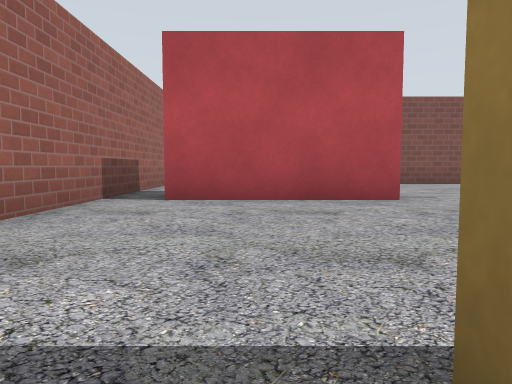
View 1 (above)

18 first-person views from a walk through a world built for the Gazebo simulator. The camera is 0.5 m above the floor, tilts 4° down and sees 70° across. The floor is counted in squares, 1 m on a side. Each view is taken from the middle of a square. On the plan, view 1 faces up. The plan holds only what a view shows up to about 9 squares ahead; the rest is blank. Gazebo's built-in surfaces are drawn with simple patterns.

View 2
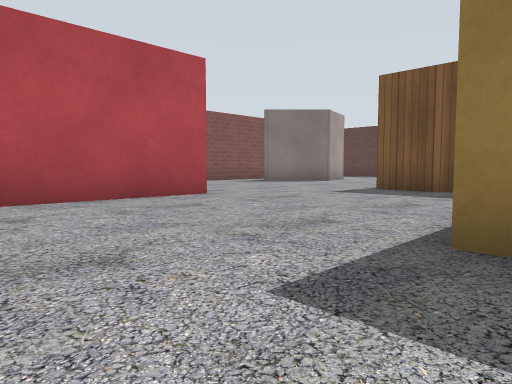

View 3
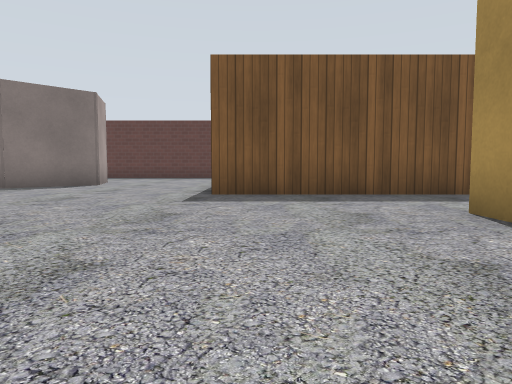

View 4
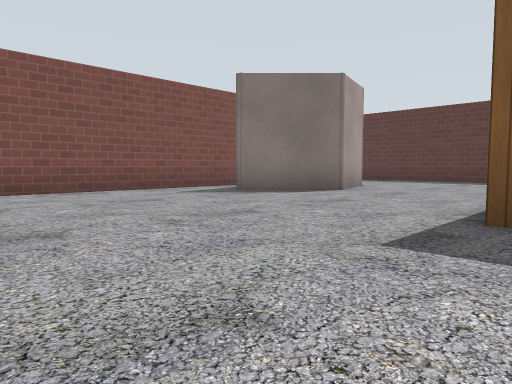

View 5
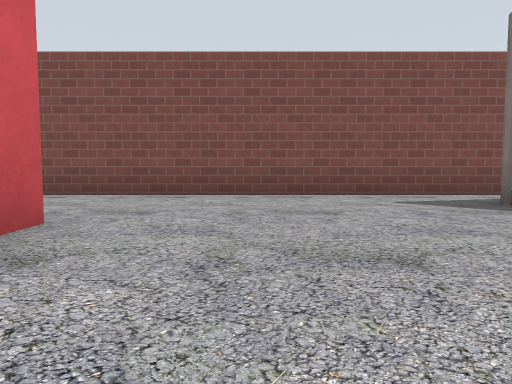

View 6
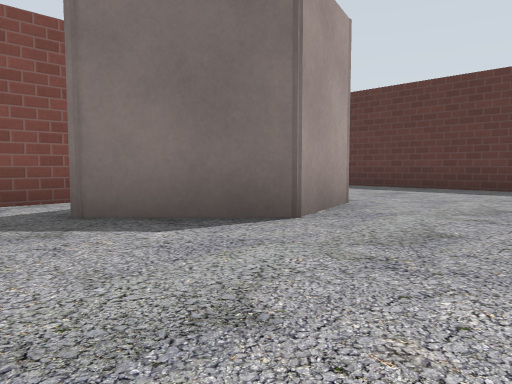

View 7
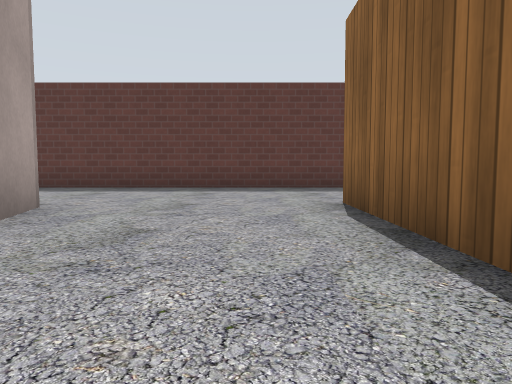

View 8
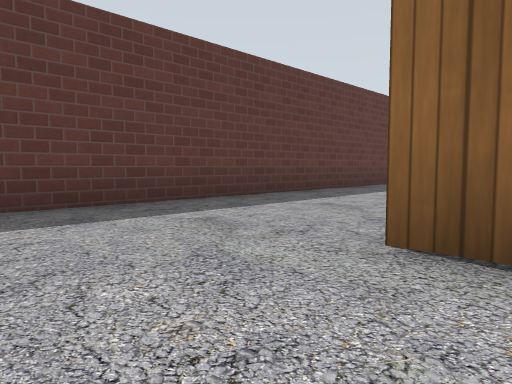

View 9
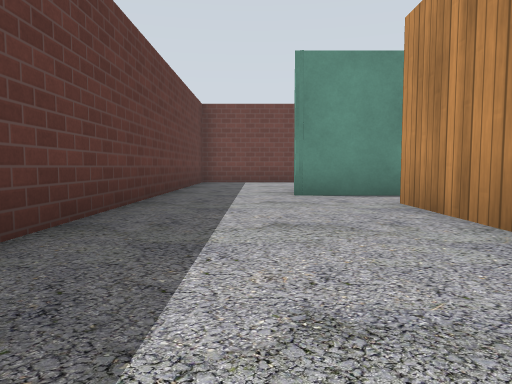

View 10
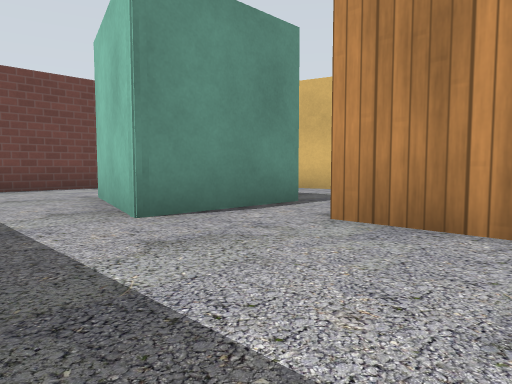

View 11
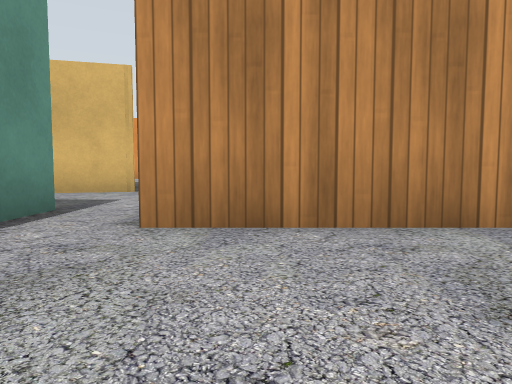

View 12
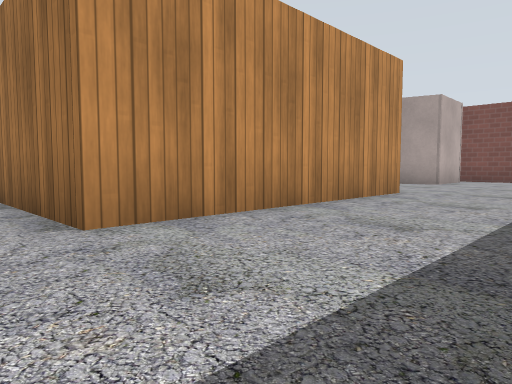

View 13
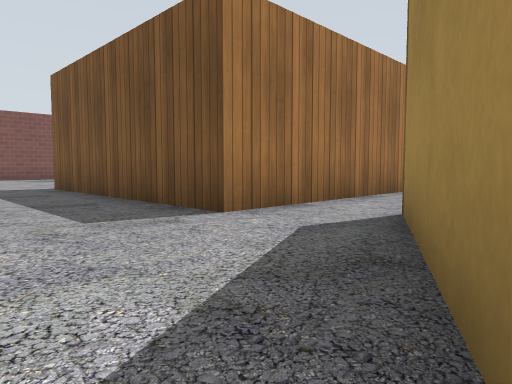

View 14
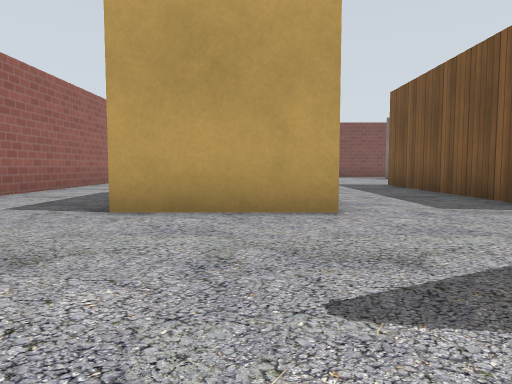

View 15
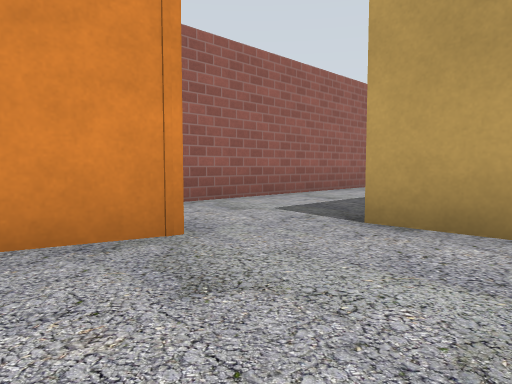

View 16
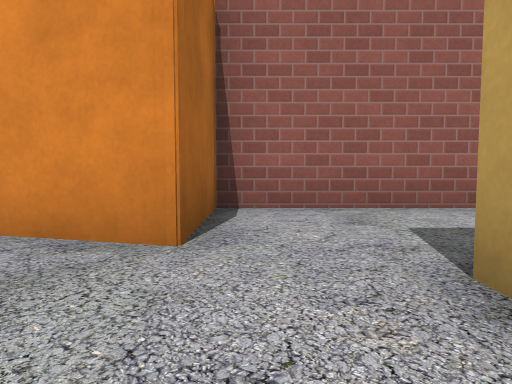

View 17
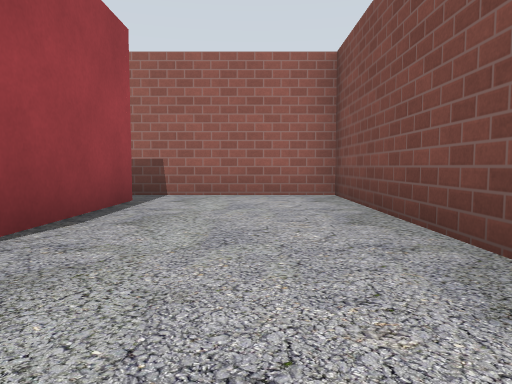

View 18
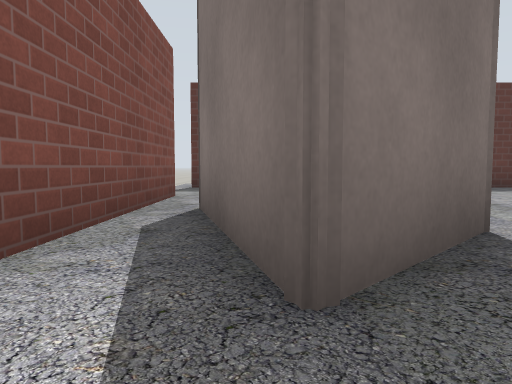

### Floor plan
Points are (right, up) in squares from view 1. A wall is a line through its corners. A room is listed if a view was taken in it or the views show most of it. See-through windows are left out.
Room 1 (views 1, 2, 3, 4, 5, 6, 7, 8, 9, 10, 11, 12, 17, 18)
walls: (7.6, 3.8) (11, 3.8) (11, -2) (9.5, -2); (2.3, 5.4) (-1.4, 5.4); (2.1, 7.3) (2.1, 6.6); (10.4, 7.7) (8.8, 7.2) (7.2, 8.8) (10.3, 9.7); (2.2, 0.7) (3, 0.7); (7.5, -2) (5.5, -2) (5.5, 3.9); (-1.4, 7.2) (1.5, 7.2); (12.2, 10.4) (-2.4, 10.4) (-2.4, -3.5) (-0.3, -3.5) (-0.6, -4.9); (9.8, -3.3) (12.3, -3.3) (11.6, -5.9); (3.7, -4.9) (6.8, -3.4); (14.7, -6.1) (14.7, 10.6)
ways out: opening at (0, -3.5) to room 2; opening at (4, -3.5) to room 2; opening at (13.5, -4.5) to room 2; opening at (6.5, -3); opening at (10.5, -3); opening at (15, 11.5)
Room 2 (views 13, 14, 15, 16)
walls: (3, -2) (0.4, -2); (10.5, -8.6) (12.5, -8.6)
ways out: opening at (0, -3.5) to room 1; opening at (4, -3.5) to room 1; opening at (13.5, -4.5) to room 1; opening at (8.5, -4.5)

Where each view was taken, in squares from view 1:
view 1: 0 up, 0 right, facing up
view 2: 0 up, 2 left, facing up-right
view 3: 3 up, 1 left, facing right
view 4: 3 up, 2 right, facing up-right
view 5: 4 up, 4 right, facing up
view 6: 5 up, 6 right, facing up-right
view 7: 5 up, 6 right, facing right
view 8: 6 up, 10 right, facing down-right
view 9: 3 up, 13 right, facing down
view 10: 0 up, 14 right, facing down-left
view 11: 1 down, 14 right, facing left
view 12: 3 down, 14 right, facing up-left
view 13: 5 down, 3 right, facing up-right
view 14: 6 down, 2 right, facing up
view 15: 5 down, 2 right, facing up-left
view 16: 3 down, 2 right, facing left
view 17: 9 up, 4 right, facing left
view 18: 9 up, 6 right, facing right
